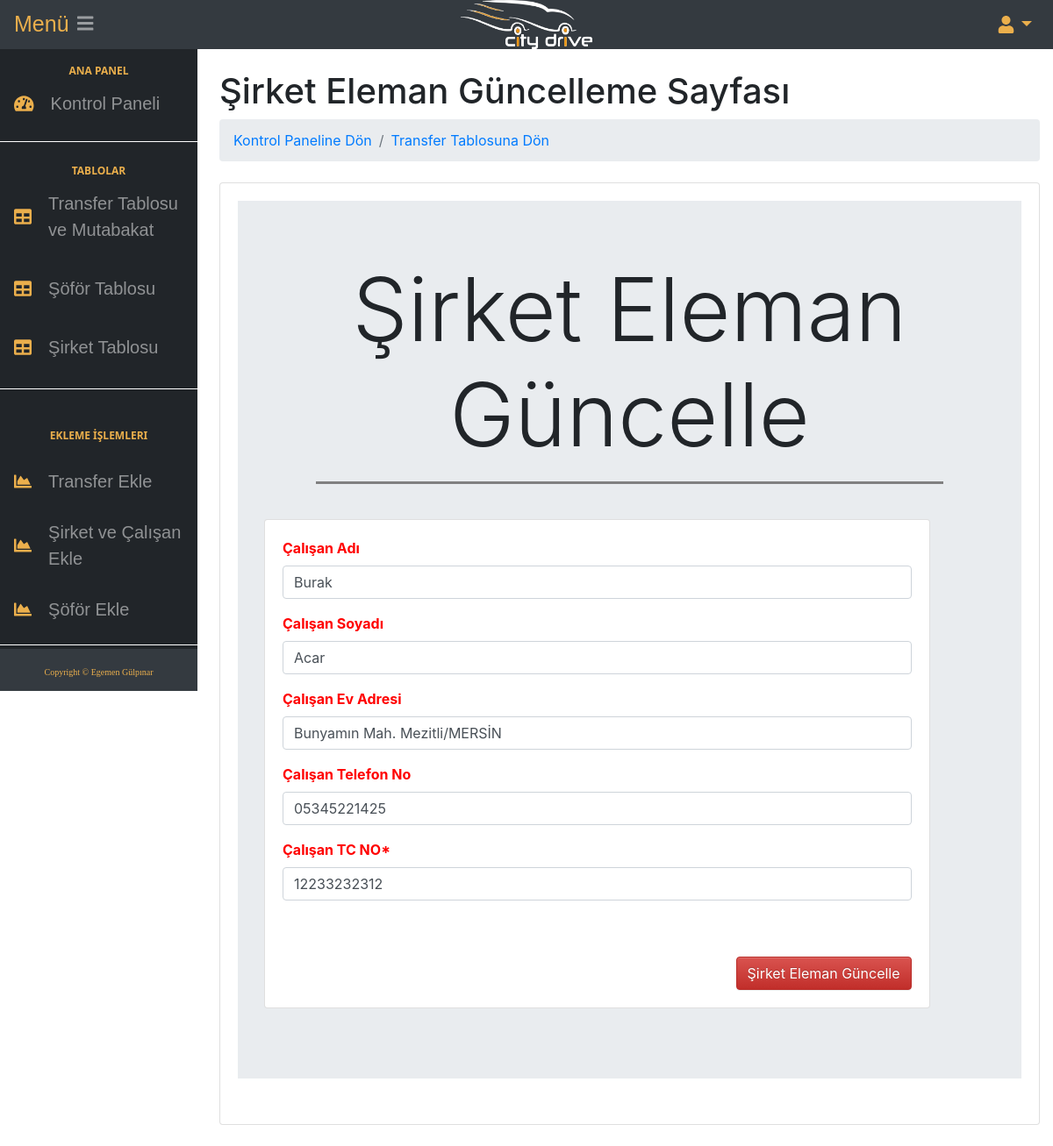
The page /sirket_eleman_update/6 on the database its author committed.
### sirketapp/models.py (models this page shows, shortened)
class SirketCalisan(models.Model):
    sirket_bilgi = models.ForeignKey(Sirket,on_delete = models.CASCADE,verbose_name="Şirket Bilgisi",related_name ="sirket_bilgi",null=True)
    calisan_adi = models.CharField(max_length =50,verbose_name = "Çalışan Adı",default="",blank=True)
    calisan_soyad = models.CharField(max_length =50,verbose_name = "Çalışan Soyadı",default="",blank=True)
    calisan_TC_NO = models.CharField(max_length =12,null=True,verbose_name="Çalışan TC NO")
    calisan_ev_adresi = models.CharField(max_length=150,verbose_name ="Çalışan Ev Adresi",default="",blank=True)
    calisan_is_adresi = models.CharField(max_length=150,verbose_name ="Çalışan İş Adresi",default="",blank=True)
    calisan_tel_no = models.CharField(max_length=20,verbose_name="Çalışan Telefon No",default="",blank=True)
    created_date = models.DateTimeField(default=now , editable= True,blank=True,null=True,verbose_name="Oluşturulma Tarihi")
    class Meta:
        ordering=['-created_date']

### transferapp/views.py (the view, shortened to what this page needs)
# urls.py: path('sirket_eleman_update/<int:id>',views.sirket_eleman_guncelle,name = "sirket_eleman_update"),
def sirket_eleman_guncelle(request,id):
    mevcut_sirket_eleman = get_object_or_404(SirketCalisan, id = id)
    form5 = SirketCalisanForm(request.POST or None,instance = mevcut_sirket_eleman)
    return render(request,"sirket_eleman_update.html",{"form5":form5})

### sirketapp/forms.py
class SirketCalisanForm(forms.ModelForm):
    class Meta:
        model = SirketCalisan
        fields = ["calisan_adi","calisan_soyad","calisan_ev_adresi","calisan_tel_no","calisan_TC_NO"]

### templates/sirket_eleman_update.html (shortened to what this page needs)
{% load crispy_forms_tags %}
{% block body %}
<!DOCTYPE html>
{% load crispy_forms_tags %}
{% load static %}
<html lang="en">
    <head>
        <link href="{% static 'css/styles.css' %}" rel="stylesheet" />
                 <link href="{% static 'css/styles.css' %}" rel="stylesheet" />
            <link href="{% static 'css/deneme.css' %}" rel="stylesheet" />
       <link href="{% static 'css/fontawesome-free/css/all.min.css' %}" rel="stylesheet" type="text/css" />
        <link href="https://cdn.datatables.net/1.10.20/css/dataTables.bootstrap4.min.css" rel="stylesheet" />
    </head>
    <body >
       {% include "navbar.html"%}
            <div id="layoutSidenav_content"style="margin-top:-70px; margin-left:10px" >
                <main>
                    <div class="container-fluid">
                        <h1 class="mt-4" >Şirket Eleman Güncelleme Sayfası</h1>
                        <ol class="breadcrumb mb-4">
                            <li class="breadcrumb-item"><a href="{% url 'transferapp:ana_kontrol_panel'  %}">Kontrol Paneline Dön   </a></li>
                            <li class="breadcrumb-item"><a href="{% url 'transferapp:kontrol_paneli'  %}">Transfer Tablosuna Dön </a></li>
                        </ol>
                        <div class="card mb-4">
                            <div class="card-body">
                                <p class="mb-0">
<div class="jumbotron jumbotron-fluid " >
  <h1 class="display-2" style = "text-align:center ;margin:0px;font-size:100px">Şirket Eleman Güncelle</h1 >
  </a><hr style="width:80%;border-top:3px solid gray;"> </a> </hr>
  <div class="container">
   <br>
       <div class="row">
    <div class="col-lg-11">
     <div class="col-md-12">
              <div class="card mb-3">
                <div class="card-body">
<form method="post" "color:red" enctype="multipart/form-data" style="color:red; font-size:16px; font-weight:720">
{{form5|crispy}}
<br>
<br>
<div style="text-align:right">
<button type = "submit" class = "btn btn-danger">Şirket Eleman Güncelle</button>
</div>
</div>
  </div>
</div>
<link href="//maxcdn.bootstrapcdn.com/bootstrap/4.1.1/css/bootstrap.min.css" rel="stylesheet" id="bootstrap-css">
        <link rel="stylesheet" href="https://stackpath.bootstrapcdn.com/bootstrap/3.4.1/css/bootstrap-theme.min.css">
{% endblock body %}

### rows shown on the page
SirketCalisan: calisan_adi "Burak", calisan_soyad "Acar", calisan_ev_adresi "Bunyamın Mah. Mezitli/MERSİN", calisan_tel_no "05345221425", calisan_TC_NO "12233232312"
